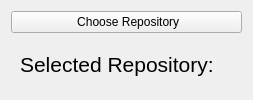
                  <widget class="QWidget" name="selectRepoPage_compare">
                   <property name="sizePolicy">
                    <sizepolicy hsizetype="Preferred" vsizetype="MinimumExpanding">
                     <horstretch>0</horstretch>
                     <verstretch>0</verstretch>
                    </sizepolicy>
                   </property>
                   <property name="layoutDirection">
                    <enum>Qt::LeftToRight</enum>
                   </property>
                   <layout class="QVBoxLayout" name="verticalLayout_11">
                    <item>
                     <widget class="QPushButton" name="chooseRepoButton_compare">
                      <property name="sizePolicy">
                       <sizepolicy hsizetype="Preferred" vsizetype="Fixed">
                        <horstretch>0</horstretch>
                        <verstretch>0</verstretch>
                       </sizepolicy>
                      </property>
                      <property name="layoutDirection">
                       <enum>Qt::LeftToRight</enum>
                      </property>
                      <property name="styleSheet">
                       <string notr="true"/>
                      </property>
                      <property name="text">
                       <string> Choose Repository</string>
                      </property>
                      <property name="icon">
                       <iconset resource="../resources/assets.qrc">
                        <normaloff>:/assets/icons/icons/box-open.svg</normaloff>:/assets/icons/icons/box-open.svg</iconset>
                      </property>
                      <property name="iconSize">
                       <size>
                        <width>36</width>
                        <height>36</height>
                       </size>
                      </property>
                     </widget>
                    </item>
                    <item>
                     <widget class="QWidget" name="repoWidget_cmp" native="true">
                      <property name="layoutDirection">
                       <enum>Qt::LeftToRight</enum>
                      </property>
                      <property name="styleSheet">
                       <string notr="true">QLabel#repoInfoLabel_cmp {
	font-weight: 700;
	color: rgb(6, 134, 103);
}

QLabel {
	font-size: 16pt;	
}</string>
                      </property>
                      <layout class="QGridLayout" name="gridLayout_24">
                       <item row="0" column="0">
                        <widget class="QLabel" name="repoLabel_cmp">
                         <property name="styleSheet">
                          <string notr="true"/>
                         </property>
                         <property name="text">
                          <string>Selected Repository:</string>
                         </property>
                        </widget>
                       </item>
                       <item row="0" column="1">
                        <widget class="QLabel" name="repoInfoLabel_cmp">
                         <property name="sizePolicy">
                          <sizepolicy hsizetype="Expanding" vsizetype="Preferred">
                           <horstretch>0</horstretch>
                           <verstretch>0</verstretch>
                          </sizepolicy>
                         </property>
                         <property name="text">
                          <string>&lt;NONE&gt;</string>
                         </property>
                        </widget>
                       </item>
                      </layout>
                     </widget>
                    </item>
                   </layout>
                  </widget>
